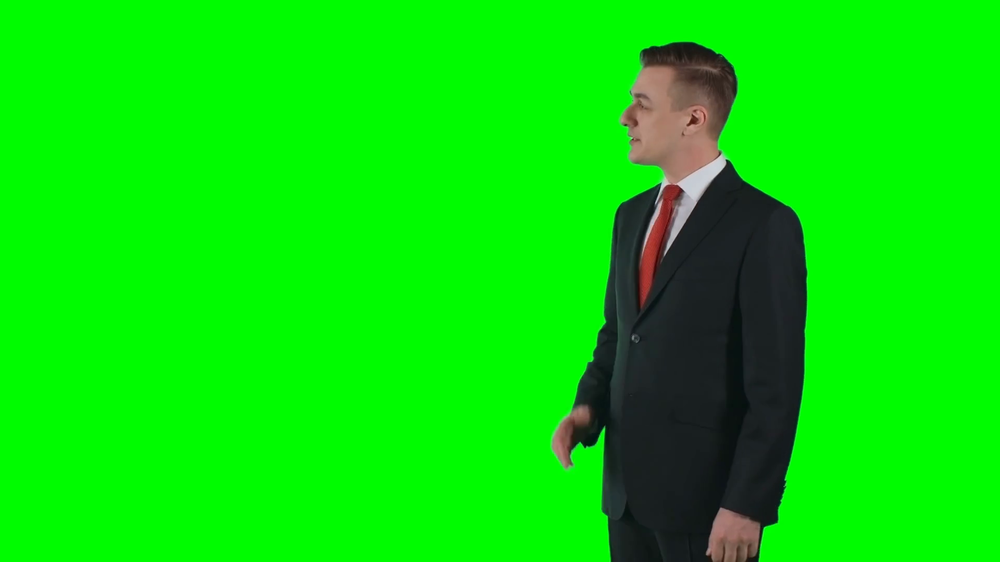
#> input picture Green Screen Image/img/green_screen_man.png, 1000 x 562 px, shrunk from 1920 x 1080 before the run
$ jupyter execute 'Apply background to a green screen image.ipynb'
#> lines starting #> are read from the running program, lines starting #| are printed output that depends on the picture; after the words box and inside, x2 and y2 are one past the last pixel; in counts of white or black regions, pixels touching at a corner belong together
[cell 1]
# import libraries

import cv2
import matplotlib.pyplot as plt
import numpy as np

[cell 2]
# helper function to show images in matplotlib, since OpenCV loads in BGR, this invert the channels

def imgshow(img):
    plt.figure(figsize=(10,10))
    plt.imshow((img[:,:,::-1]))

[cell 3]
# load the green screen image and the background we want to apply

man_green_screen = cv2.imread('./img/green_screen_man.png')
#> man_green_screen is the input picture: shape (562, 1000, 3); mean B, G, R 7.2, 220.8, 7.7
background = cv2.imread('./img/explosion.jpg')
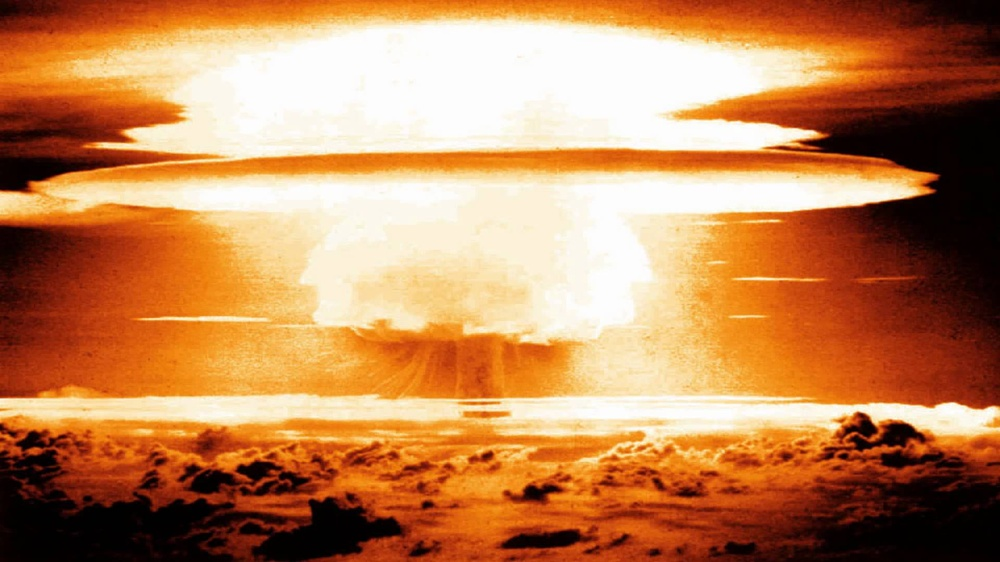
#> input picture Green Screen Image/img/explosion.jpg, 1000 x 562 px, shrunk from 1920 x 1080 before the run
#> background is the input picture: shape (562, 1000, 3); mean B, G, R 87.3, 132.6, 192

imgshow(man_green_screen)
imgshow(background)

[cell 4]
# create a copy of the image to work with
img = man_green_screen.copy()

#convert the image to HSV to define the mask
img_hsv = cv2.cvtColor(img, cv2.COLOR_BGR2HSV)
#> img_hsv: shape (562, 1000, 3); mean H, S, V 62.5, 227.1, 222

# upper and lower bounday for the green screen
u_green = np.array([100, 255, 100])
l_green = np.array([0, 100, 0])

# creating the mask
mask = cv2.inRange(img, l_green, u_green)
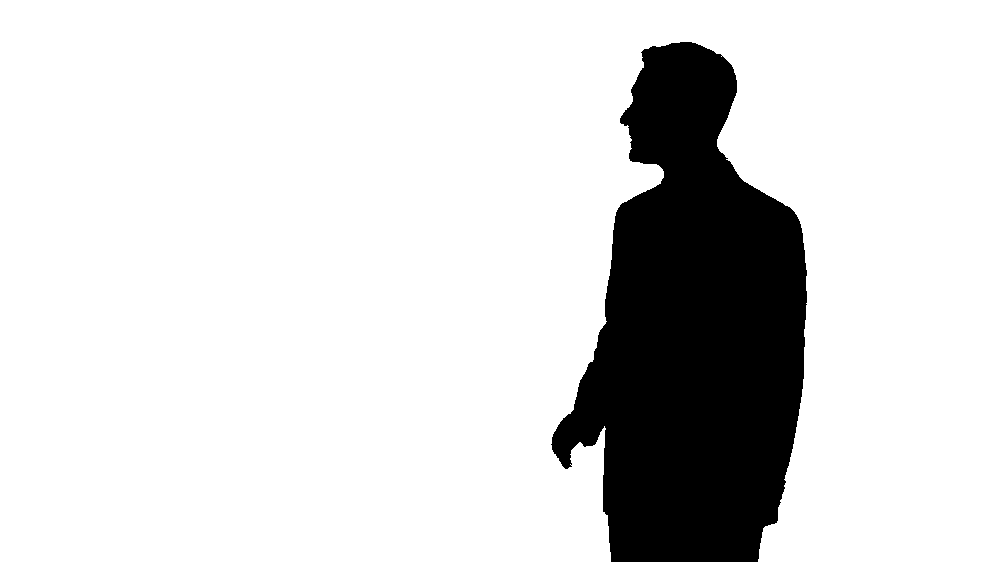
#> mask: shape (562, 1000); 84.8% white; 1 black region, box (x1, y1, x2, y2) and area: (551, 42, 807, 562) 85416

# creating other copy of the images and the background with the original color
masked_img = img.copy()
masked_back = background.copy()

# apply the mask to both the image and the background (notice the != on the masked img)
masked_img[mask != 0] = [0,0,0]
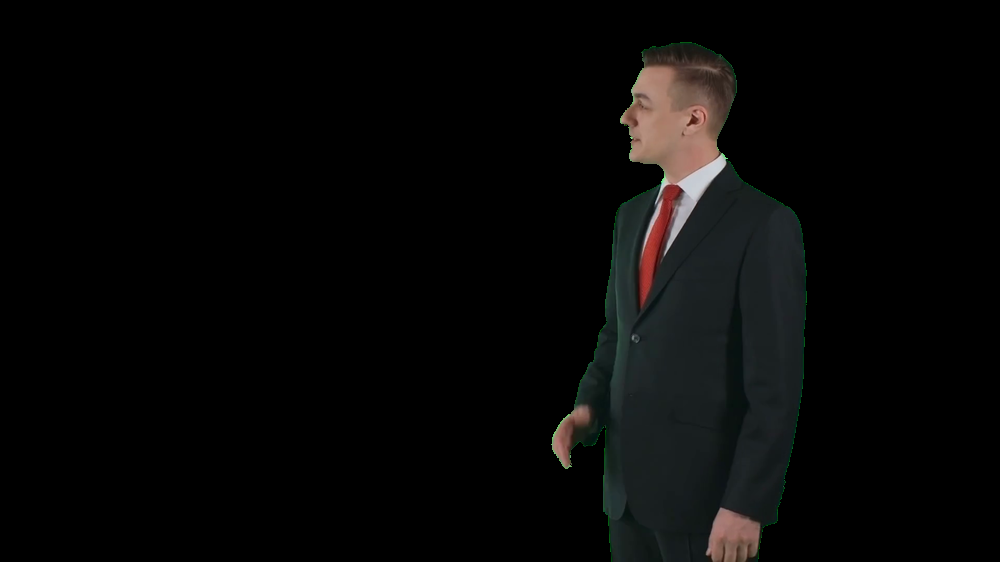
#> masked_img: shape (562, 1000, 3); mean B, G, R 7, 7.4, 7.5
masked_back[mask == 0] = [0,0,0]
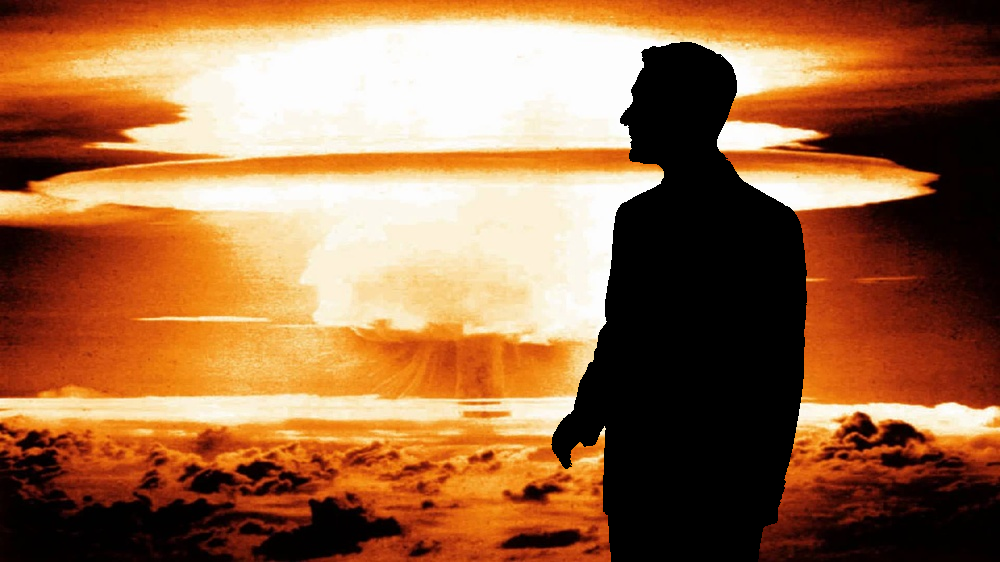
#> masked_back: shape (562, 1000, 3); 15.2% of pixels changed, all inside (x1, y1, x2, y2) = (551, 42, 807, 562)

# merge the two image together
merged = masked_img + masked_back
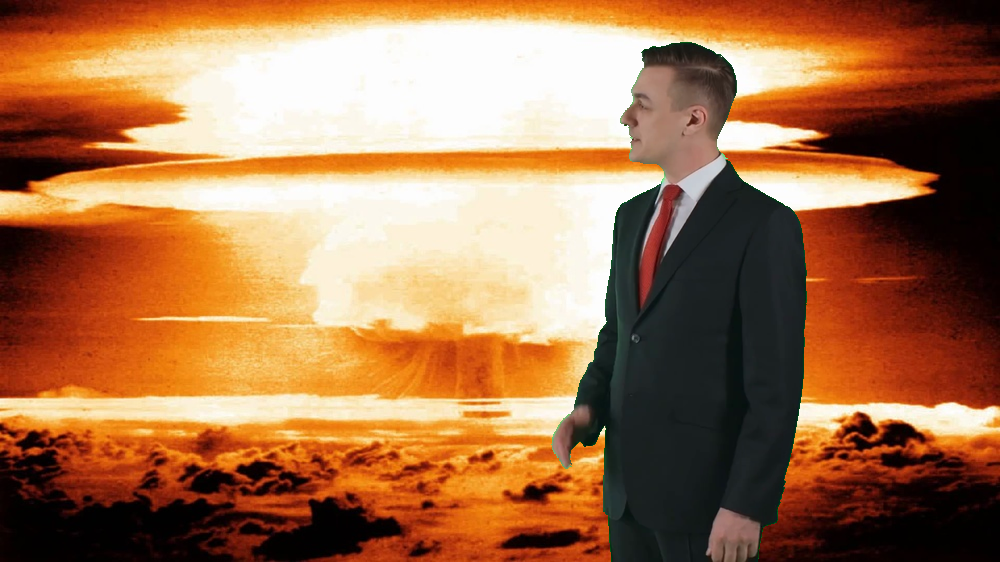
#> merged: shape (562, 1000, 3); mean B, G, R 76.8, 114.1, 164.5

# color the merged image in RGB
merged = cv2.cvtColor(merged, cv2.COLOR_BGR2RGB)

# show the image with matplotlib
plt.figure(figsize=(20,20))
plt.imshow(merged)
